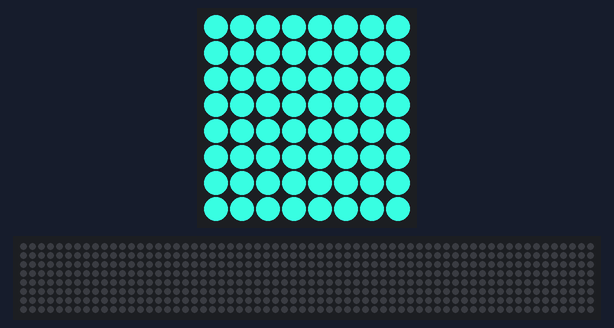
Bench run of a program on a simulated Raspberry Pi (BCM pin numbers) with a Sense HAT. Parts: the Sense HAT's 8×8 RGB LED matrix, a strip that is not on the board, showing the scrolling text unrolled. Random numbers come from a fixed seed; the 64×8 strip is a reading aid, not a part: it shows the text the matrix is scrolling, unrolled, one strip-width of it at a time.

Above: at 0.03 s.
At 4.74 s:
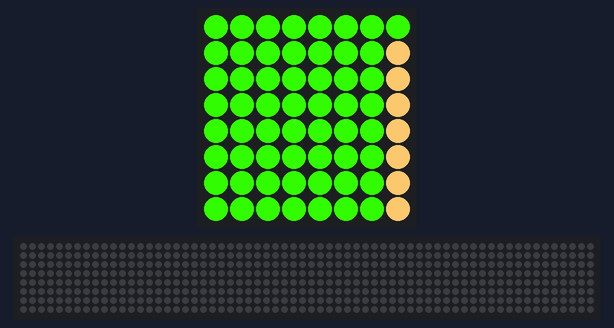
At 9.61 s:
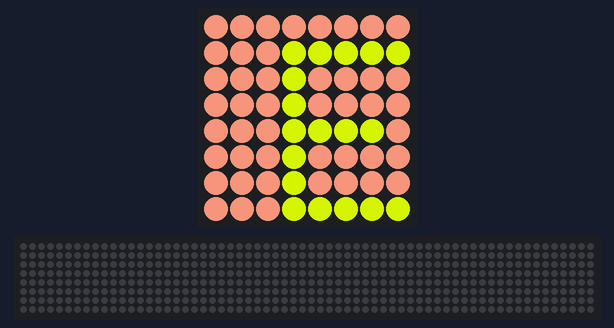
At 19.95 s:
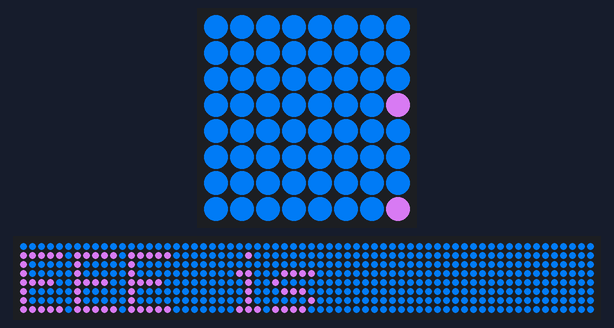
At 29.84 s:
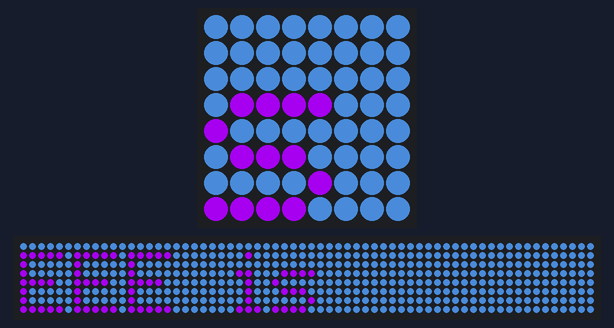
At 39.88 s:
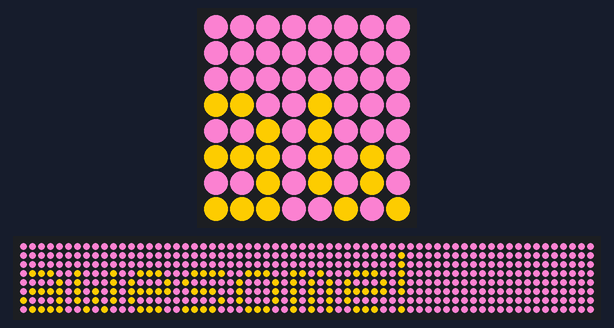

The program:

task3_display.py
```python
from sense_hat import SenseHat
from random import randint
sense = SenseHat()

red = (255, 0, 0)
blue = (0, 0, 255)
green = (0, 255, 0)
white = (255, 255, 255)
yellow = (255, 255, 0)

def random_colour():
  random_red = randint(0, 255)
  random_green = randint(0, 255)
  random_blue = randint(0, 255)
  return (random_red, random_green, random_blue)


while True:
  sense.show_message("EEE is awesome!", text_colour=random_colour(), back_colour=random_colour(), scroll_speed=0.05)
```
